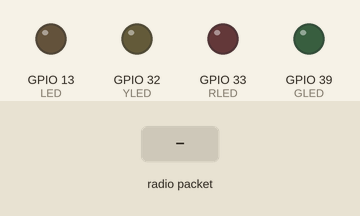
This sketch was run on a simulated ESP32. On the bench: output pins drawn as LEDs (lit = HIGH). The test bench sets the inputs (shaded band). No radio packets arrive unless stated; pins used as bus, display or sensor lines are not drawn; what the sketch prints to the serial monitor is not drawn.

Above: at 1.3 s.
1.4 s: radio packet "1" arrives
At 3.4 s:
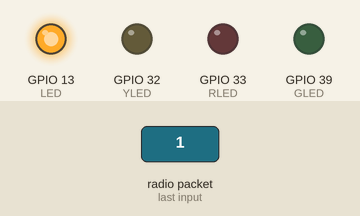
3.7 s: radio packet "0" arrives
At 4.2 s:
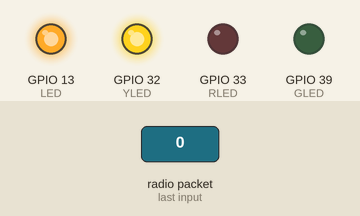
5.3 s: radio packet "2" arrives
At 6.9 s:
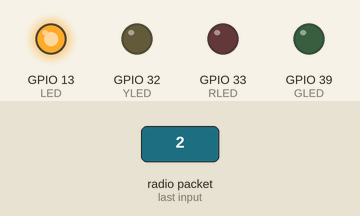
Timing chart, 0 to 8.4 s (numbered marks = the images above; inputs shaded):
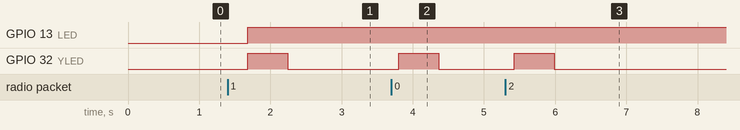

The sketch:

rx_led.ino
```cpp
// Feather9x_RX
// -*- mode: C++ -*-
// Example sketch showing how to create a simple messaging client (receiver)
// with the RH_RF95 class. RH_RF95 class does not provide for addressing or
// reliability, so you should only use RH_RF95 if you do not need the higher
// level messaging abilities.
// It is designed to work with the other example Feather9x_TX

#include <SPI.h>
#include <RH_RF95.h>

/* for Feather32u4 RFM9x
#define RFM95_CS 8
#define RFM95_RST 4
#define RFM95_INT 7
*/

/* for feather m0 RFM9x
#define RFM95_CS 8
#define RFM95_RST 4
#define RFM95_INT 3
*/

/* for shield
#define RFM95_CS 10
#define RFM95_RST 9
#define RFM95_INT 7
*/

/* Feather 32u4 w/wing
#define RFM95_RST     11   // "A"
#define RFM95_CS      10   // "B"
#define RFM95_INT     2    // "SDA" (only SDA/SCL/RX/TX have IRQ!)
*/

/* Feather m0 w/wing
#define RFM95_RST     11   // "A"
#define RFM95_CS      10   // "B"
#define RFM95_INT     6    // "D"
*/

#if defined(ESP8266)
  /* for ESP w/featherwing */
  #define RFM95_CS  2    // "E"
  #define RFM95_RST 16   // "D"
  #define RFM95_INT 15   // "B"

#elif defined(ESP32)
  /* ESP32 feather w/wing */
  #define RFM95_RST     27   // "A"
  #define RFM95_CS      33   // "B"
  #define RFM95_INT     12   //  next to A

#elif defined(NRF52)
  /* nRF52832 feather w/wing */
  #define RFM95_RST     7   // "A"
  #define RFM95_CS      11   // "B"
  #define RFM95_INT     31   // "C"

#elif defined(TEENSYDUINO)
  /* Teensy 3.x w/wing */
  #define RFM95_RST     9   // "A"
  #define RFM95_CS      10   // "B"
  #define RFM95_INT     4    // "C"
#endif

#define RFM95_CS 8
#define RFM95_RST 4
#define RFM95_INT 3
#define RF95_FREQ 933.0
// Change to 434.0 or other frequency, must match RX's freq!

// Singleton instance of the radio driver
RH_RF95 rf95(RFM95_CS, RFM95_INT);

// Blinky on receipt
#define LED 13
#define RLED A5
#define YLED A4
#define GLED A3
int rssi_last = 0;
void setup()
{
  pinMode(LED, OUTPUT);
  pinMode(RFM95_RST, OUTPUT);
  digitalWrite(RFM95_RST, HIGH);

  Serial.begin(9600);
//  while (!Serial) {
//    delay(1);
//  }
  delay(100);

  Serial.println("Feather LoRa RX Test!");

  // manual reset
  digitalWrite(RFM95_RST, LOW);
  delay(10);
  digitalWrite(RFM95_RST, HIGH);
  delay(10);

  while (!rf95.init()) {
    Serial.println("LoRa radio init failed");
    while (1);
  }
  Serial.println("LoRa radio init OK!");

  // Defaults after init are 434.0MHz, modulation GFSK_Rb250Fd250, +13dbM
  if (!rf95.setFrequency(RF95_FREQ)) {
    Serial.println("setFrequency failed");
    while (1);
  }
  Serial.print("Set Freq to: "); Serial.println(RF95_FREQ);

  // Defaults after init are 434.0MHz, 13dBm, Bw = 125 kHz, Cr = 4/5, Sf = 128chips/symbol, CRC on

  // The default transmitter power is 13dBm, using PA_BOOST.
  // If you are using RFM95/96/97/98 modules which uses the PA_BOOST transmitter pin, then
  // you can set transmitter powers from 5 to 23 dBm:
  rf95.setTxPower(23, false);

  pinMode(GLED,OUTPUT);
  pinMode(YLED,OUTPUT);
  pinMode(RLED,OUTPUT);
}

void loop()
{

  if (rf95.available())
  {
    // Should be a message for us now
    uint8_t buf[RH_RF95_MAX_MESSAGE_LEN];
    uint8_t len = sizeof(buf);
    rf95.waitPacketSent();

    if (rf95.recv(buf, &len))
    {
      digitalWrite(LED, HIGH);
      //RH_RF95::printBuffer("Received: ", buf, len);
//      Serial.print("Got: ");
      Serial.println((char*)buf);
       //Serial.print("RSSI: ");
      rssi_indicator(rf95.lastRssi());
      Serial.print("converted: ");
//      rssi_last = atoi(rf95.lastRssi());
//      Serial.println(atoi(rf95.lastRssi()));
//      rssi_indicator(rf95.lastRssi());
//      // Send a reply
      uint8_t data[] = "ACK";
      rf95.send(data, sizeof(data));
      rf95.waitPacketSent();
      Serial.println("Sent a reply");
//      digitalWrite(LED, LOW);


    }
    else
    {
      Serial.println("Receive failed");
    }
  }//end of big if
      delay(500);
     turn_off();
}

//https://www.metageek.com/training/resources/understanding-rssi-2.html
void rssi_indicator(int rssi){
  Serial.println(rssi);

  if ( rssi < -90){// <-90
    digitalWrite(GLED,LOW);
    digitalWrite(YLED,LOW);
    digitalWrite(RLED,LOW);
    Serial.println("STATE 6");
  } else if ( rssi < -80 ){//-80 to -90
    digitalWrite(GLED,HIGH);
    digitalWrite(YLED,LOW);
    digitalWrite(RLED,LOW);
    Serial.println("STATE 5");
  } else if ( rssi < -70 ){//-70 to -80
    digitalWrite(GLED,LOW);
    digitalWrite(YLED,HIGH);
    digitalWrite(RLED,LOW);
    Serial.println("STATE 4");
  } else if ( rssi < -60 ){//-60 to -70
    digitalWrite(GLED,LOW);
    digitalWrite(YLED,LOW);
    digitalWrite(RLED,HIGH);
    Serial.println("STATE 3");
  } else if ( rssi < -40 ){// -40 to -60
    digitalWrite(GLED,LOW);
    digitalWrite(YLED,HIGH);
    digitalWrite(RLED,HIGH);
    Serial.println("STATE 2");
  } else if (rssi >= -40){// > -40
    digitalWrite(GLED,HIGH);
    digitalWrite(YLED,HIGH);
    digitalWrite(RLED,HIGH);
    Serial.println("STATE 1");
  }
//  delay(1500);
}


void turn_off(){
  digitalWrite(GLED,LOW);
  digitalWrite(YLED,LOW);
  digitalWrite(RLED,LOW);
}
```

Measured:
- after the input at 1.4 s, GPIO 13 (LED): LOW → HIGH after 0.28 s; GPIO 32 (YLED): LOW → HIGH after 0.28 s, → LOW 0.56 s later
- after the input at 3.7 s, GPIO 32 (YLED): LOW → HIGH after 0.10 s, → LOW 0.56 s later
- after the input at 5.3 s, GPIO 32 (YLED): LOW → HIGH after 0.12 s, → LOW 0.56 s later
